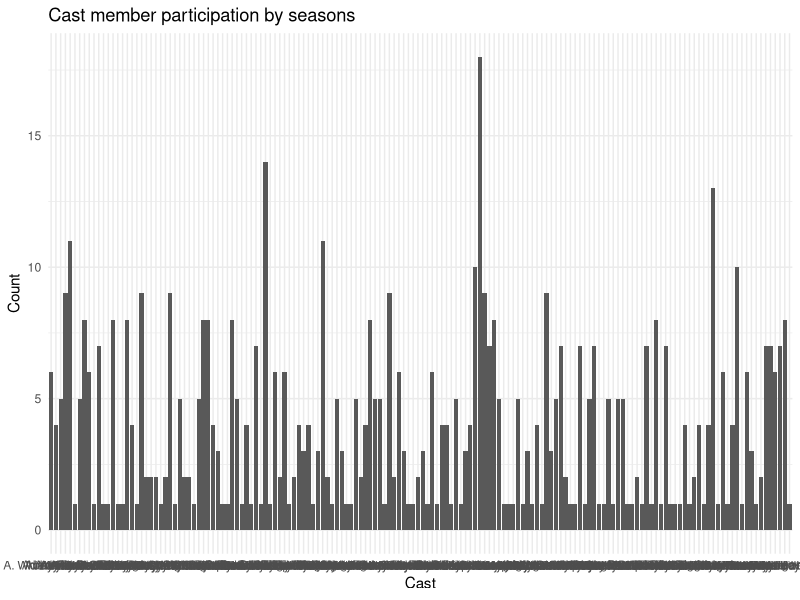
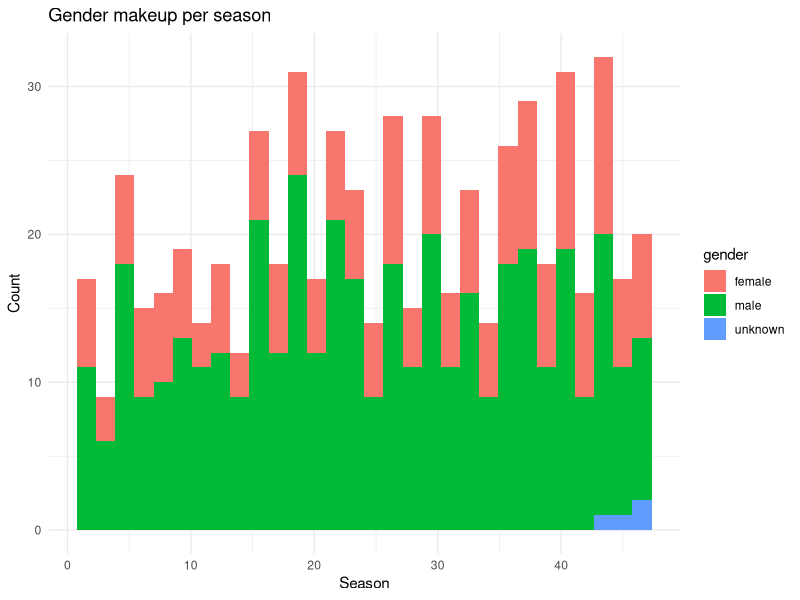

The R script that drew these images, in order:
## ---- chunk 1
#| label: setup
#| warning: false
#| message: false

library(tidyverse)
library(ggplot2)
library(lubridate)

knitr::opts_chunk$set(echo = TRUE, warning=FALSE, message=FALSE)
## ---- chunk 2
snl_actor <- read.csv("_data/snl_actors.csv")
snl_actor
## ---- chunk 3
snl_cast <- read_csv("_data/snl_casts.csv")
snl_cast
## ---- chunk 4
#dimensions for snl actor
dim(snl_actor)
#column names for snl actor
colnames(snl_actor)
#dimensions for snl cast
dim(snl_cast)
#column names for snl actor
colnames(snl_cast)
## ---- chunk 5
#check for missing values 
anyNA(snl_actor, recursive = TRUE)
anyNA(snl_cast, recursive = TRUE)
## ---- chunk 6
#change date column 
snl_cast <- snl_cast %>% 
  mutate(across(c(first_epid, last_epid), ymd))
head(snl_cast)
## ---- chunk 7
#removing url column 
snl_actor <- snl_actor %>% 
  select(-url)
## ---- chunk 8
#joining two data sets using left_join command
snl <- inner_join(snl_actor, snl_cast)
head(snl)
## ---- chunk 9

  ggplot(snl, aes(x= `aid`, fill = `sid`)) +
  geom_bar(position = "dodge") + 
  labs(title= "Cast member participation by seasons", x= "Cast", y= "Count")+
  theme_minimal()
## ---- chunk 10
snl %>% 
  ggplot(aes (sid, fill= gender)) +
  geom_histogram() +
  labs(title= "Gender makeup per season", x= "Season", y= "Count") +
  theme_minimal()
